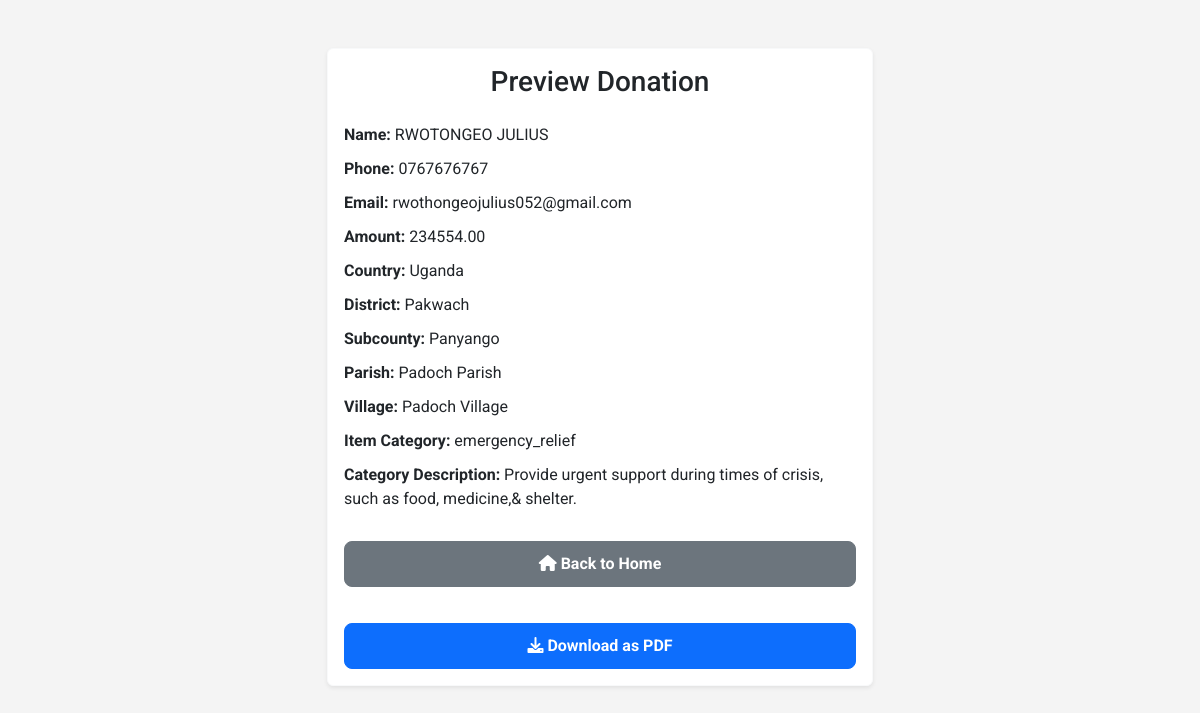
The page /preview/27/ on the database its author committed.
### Ministry/models.py (models this page shows, shortened)
class Donation(models.Model):
    country = models.CharField(max_length=100)
    ITEM_CATEGORY_CHOICES = [
        ('child_sponsorship', 'Child Sponsorship'),
        ('education_fund', 'Education Fund'),
        ('feeding_program', 'Feeding Program'),
        ('healthcare_support', 'Healthcare Support'),
        ('housing_shelter', 'Housing and Shelter'),
        ('community_outreach', 'Community Outreach'),
        ('spiritual_growth', 'Spiritual Growth'),
        ('emergency_relief', 'Emergency Relief'),
        ('general_support', 'General Support'),
    ]
    item_category = models.CharField(max_length=50, choices=ITEM_CATEGORY_CHOICES)
    district = models.CharField(max_length=100)
    subcounty = models.CharField(max_length=100)
    parish = models.CharField(max_length=100)
    village = models.CharField(max_length=100)
    name = models.CharField(max_length=100)
    phone = models.CharField(max_length=20)
    email = models.EmailField()
    amount = models.DecimalField(max_digits=10, decimal_places=2)
    submitted_at = models.DateTimeField(auto_now_add=True)

### Ministry/views.py (the view)
# urls.py: path('preview/<int:pk>/', views.preview_donation, name='preview_donation'),
def preview_donation(request, pk):
    donation = get_object_or_404(Donation, pk=pk)
    category_description = category_descriptions.get(donation.item_category, 'No description available')
    return render(request, 'preview.html', {
        'donation': donation,
        'category_description': category_description
    })

### Ministry/templates/preview.html (shortened to what this page needs)
<!DOCTYPE html>
<html lang="en">
<head>
    <link href="https://cdn.jsdelivr.net/npm/bootstrap@5.3.0-alpha1/dist/css/bootstrap.min.css" rel="stylesheet">
    <link rel="stylesheet" href="https://cdnjs.cloudflare.com/ajax/libs/font-awesome/6.0.0-beta3/css/all.min.css">
</head>
<body style="font-family: 'Roboto', sans-serif; background-color: #f4f4f4;">
<div class="container my-5">
    <div class="row justify-content-center">
        <div class="col-md-8 col-lg-6">
            <div class="card shadow-sm border-light rounded">
                <div class="card-body">
                    <h3 class="card-title text-center mb-4">Preview Donation</h3>
                    <p><strong>Name:</strong> {{ donation.name }}</p>
                    <p><strong>Phone:</strong> {{ donation.phone }}</p>
                    <p><strong>Email:</strong> {{ donation.email }}</p>
                    <p><strong>Amount:</strong> {{ donation.amount }}</p>
                    <p><strong>Country:</strong> {{ donation.country }}</p>
                    <p><strong>District:</strong> {{ donation.district }}</p>
                    <p><strong>Subcounty:</strong> {{ donation.subcounty }}</p>
                    <p><strong>Parish:</strong> {{ donation.parish }}</p>
                    <p><strong>Village:</strong> {{ donation.village }}</p>
                    <p><strong>Item Category:</strong> {{ donation.item_category }}</p>
                    <p><strong>Category Description:</strong> {{ category_description }}</p>
                    <a href="{% url 'home' %}" class="btn btn-secondary btn-custom w-100 mb-3">
                        <i class="fas fa-home"></i> Back to Home
                    </a>
                    <a href="{% url 'download_pdf' donation.id %}" class="btn btn-primary btn-custom w-100" onclick="showPopup(event)">
                        <i class="fas fa-download"></i> Download as PDF
                    </a>
                </div>
            </div>
        </div>
    </div>
</div>
</body>
</html>

### Ministry/templates/preview.html (style rules this page uses)
.btn-custom { transition: all 0.3s ease; }
.btn-custom { margin-top: 20px; padding: 10px 20px; font-size: 16px; font-weight: bold; border-radius: 8px; }
h4, p { font-size: 16px; }
p { margin-bottom: 10px; }

### rows shown on the page
Donation: name "RWOTONGEO JULIUS", phone "0767676767", email "rwothongeojulius052@gmail.com", amount "234554.00", country "Uganda", district "Pakwach", subcounty "Panyango", parish "Padoch Parish", village "Padoch Village", item_category "emergency_relief"

### other values the page prints
{{ category_description }} "Provide urgent support during times of crisis, such as food, medicine,& shelter."
